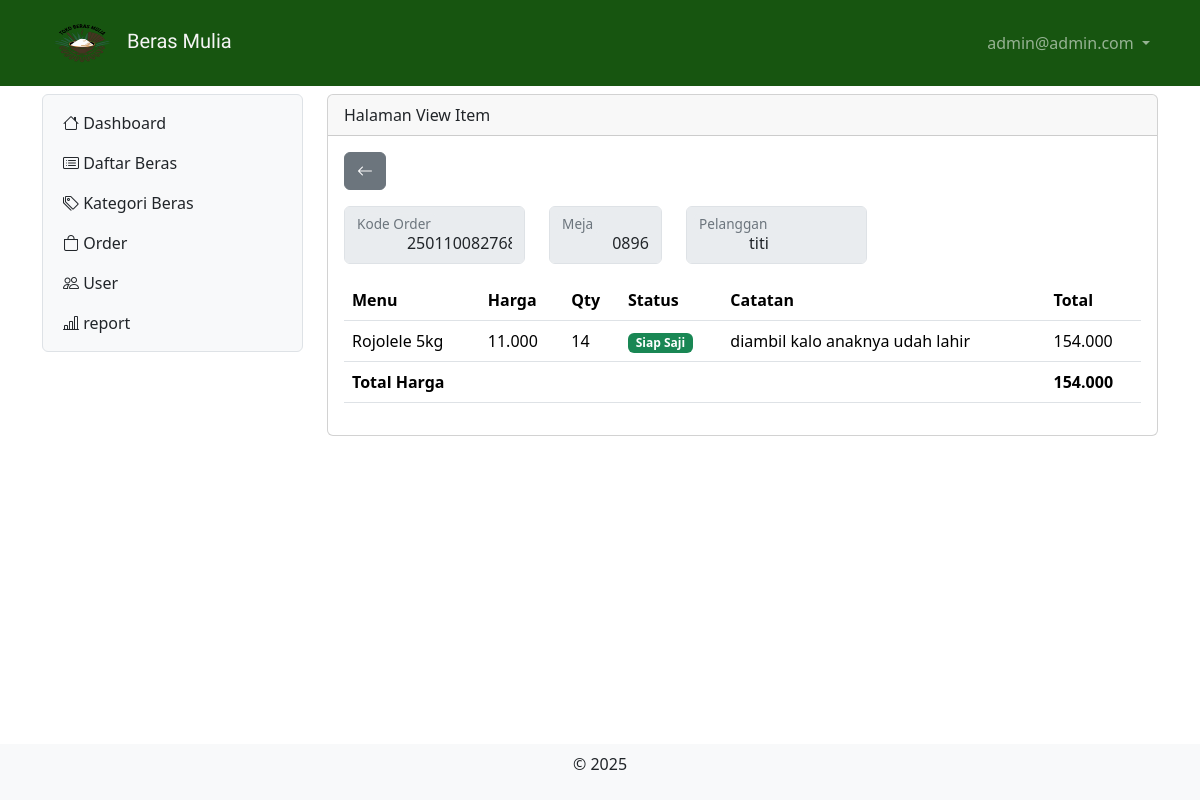
/?x=viewitem&order=2501100827686&meja=089645677673&pelanggan=titi (signed in), run on the app's committed database.
### tables this page shows
CREATE TABLE IF NOT EXISTS `tb_user` (
  `id` int NOT NULL AUTO_INCREMENT,
  `nama` varchar(200) DEFAULT NULL,
  `username` varchar(200) DEFAULT NULL,
  `password` varchar(200) DEFAULT NULL,
  `level` int DEFAULT NULL,
  `nohp` varchar(15) DEFAULT NULL,
  `alamat` varchar(300) DEFAULT NULL,
  PRIMARY KEY (`id`)
);

CREATE TABLE IF NOT EXISTS `tb_list_order` (
  `id_list_order` int NOT NULL AUTO_INCREMENT,
  `menu` int DEFAULT NULL,
  `kode_order` bigint DEFAULT NULL,
  `jumlah` int DEFAULT NULL,
  `catatan` varchar(300) DEFAULT NULL,
  `status` int DEFAULT NULL,
  PRIMARY KEY (`id_list_order`),
  KEY `menu` (`menu`),
  KEY `order` (`kode_order`) USING BTREE,
  CONSTRAINT `FK_tb_list_order_tb_daftar_menu` FOREIGN KEY (`menu`) REFERENCES `tb_daftar_menu` (`id`) ON DELETE RESTRICT ON UPDATE CASCADE,
  CONSTRAINT `FK_tb_list_order_tb_order` FOREIGN KEY (`kode_order`) REFERENCES `tb_order` (`id_order`) ON DELETE RESTRICT ON UPDATE CASCADE
);

CREATE TABLE IF NOT EXISTS `tb_daftar_menu` (
  `id` int NOT NULL AUTO_INCREMENT,
  `foto` varchar(200) DEFAULT NULL,
  `nama_menu` varchar(200) DEFAULT NULL,
  `keterangan` varchar(200) DEFAULT NULL,
  `kategori` int DEFAULT NULL,
  `harga` varchar(50) DEFAULT NULL,
  `stok` varchar(50) DEFAULT NULL,
  PRIMARY KEY (`id`) USING BTREE,
  KEY `FK_tb_daftar_menu_tb_kategori_menu` (`kategori`) USING BTREE,
  CONSTRAINT `tb_daftar_menu_ibfk_1` FOREIGN KEY (`kategori`) REFERENCES `tb_kategori_menu` (`id_kat_menu`) ON DELETE RESTRICT ON UPDATE CASCADE
);

### view_item.php (the view, shortened to what this page needs)
<?php
include "proses/connect.php";
$query = mysqli_query($conn, "SELECT *, SUM(harga*jumlah) AS harganya FROM tb_list_order
  LEFT JOIN tb_order ON tb_order.id_order = tb_list_order.kode_order
  LEFT JOIN tb_daftar_menu ON tb_daftar_menu.id = tb_list_order.menu
  LEFT JOIN tb_bayar ON tb_bayar.id_bayar = tb_order.id_order
  GROUP BY id_list_order
  HAVING tb_list_order.kode_order = $_GET[order]");
$kode = $_GET['order'];
$meja = $_GET['meja'];
$pelanggan = $_GET['pelanggan'];
$result = [];
while ($record = mysqli_fetch_array($query)) {
  $result[] = $record;
}
?>
<div class="col-lg-9 mt-2">
  <div class="card">
    <div class="card-header">
      Halaman View Item
    </div>
    <div class="card-body">
      <a href="report" class="btn btn-secondary mb-3"><i class="bi bi-arrow-left"></i></a>
      <div class="row">
        <div class="col-lg-3">
          <div class="form-floating mb-3">
            <input disabled type="text" class="form-control" id="kodeorder" value="
            <?php echo $kode; ?>">
            <label for="kodeorder">Kode Order</label>
          </div>
        </div>
        <div class="col-lg-2">
          <div class="form-floating mb-3">
            <input disabled type="text" class="form-control" id="meja" value="
            <?php echo $meja; ?>">
            <label for="meja">Meja</label>
          </div>
        </div>
        <div class="col-lg-3">
          <div class="form-floating mb-3">
            <input disabled type="text" class="form-control" id="pelanggan" value="
            <?php echo $pelanggan; ?>">
            <label for="pelanggan">Pelanggan</label>
          </div>
        </div>
      </div>
      <?php
      if (empty($result)) {
        echo "Data menu makanan atau minuman tidak ada tidak ada";
      } else {
          ?>
        <div class="table-responsive">
          <table class="table table-hover">
            <thead>
              <tr class="text-nowrap">
                <th scope="col">Menu</th>
                <th scope="col">Harga</th>
                <th scope="col">Qty</th>
                <th scope="col">Status</th>
                <th scope="col">Catatan</th>
                <th scope="col">Total</th>
              </tr>
            </thead>
            <tbody>
              <?php
              $total = 0;
              foreach ($result as $row) {
                ?>
                <tr>
                  <td><?php echo $row['nama_menu'] ?></td>
                  <td><?php echo number_format($row['harga'], 0, ',', '.') ?></td>
                  <td><?php echo $row['jumlah'] ?></td>
                  <td><?php if($row['status']==1){
                                echo "<span class='badge text-bg-warning'>Masuk ke dapur</span>";
                              }elseif($row['status']==2){
                                echo "<span class='badge text-bg-success'>Siap Saji</span>";
                              }?></td>
                  <td><?php echo $row['catatan'] ?></td>
                  <td><?php echo number_format($row['harganya'], 0, ',', '.') ?></td>
                </tr>
                <?php
                $total += $row['harganya'];
              }
              ?>
              <tr>
                <td colspan="5" class="fw-bold">
                  Total Harga
                </td>
                <td class="fw-bold">
                  <?php echo number_format($total, 0, ',', '.') ?>
                </td>
              </tr>
            </tbody>
          </table>
        </div>
        <?php
      }
      ?>
    </div>
  </div>
</div>

### header.php (shortened to what this page needs)
<?php
include "proses/connect.php";
$query = mysqli_query($conn, "SELECT * FROM tb_user WHERE username='$_SESSION[username_tbm]'");
?>
<nav class="navbar navbar-expand navbar-dark sticky-top" style="background-color: #175510;">
  <div class="container-lg">
    <a id= "judul" class="navbar-brand" href="."><img class="mb-0" src="..\TBM\foto\logo_tbm.png" alt="" width="80" height="60">
      Beras Mulia</a>
    <div class="collapse navbar-collapse justify-content-end" id="navbarNavDropdown">
      <ul class="navbar-nav">
        <li class="nav-item dropdown">
          <a class="nav-link dropdown-toggle" href="#" role="button" data-bs-toggle="dropdown" aria-expanded="false">
            <?php echo $hasil['username']; ?>
          </a>
        </li>
      </ul>
    </div>
  </div>
</nav>

### header.php (style rules this page uses)
#judul { color: whitesmoke; font-family: "Playwrite MX", cursive; }

### data on the page
tb_user: username "admin@admin.com"
tb_list_order: menu.nama_menu "Rojolele 5kg", menu.harga "11.000", jumlah "14", status "Siap Saji", catatan "diambil kalo anaknya udah lahir", harganya "154.000"

### other printed values
$total "154.000"
